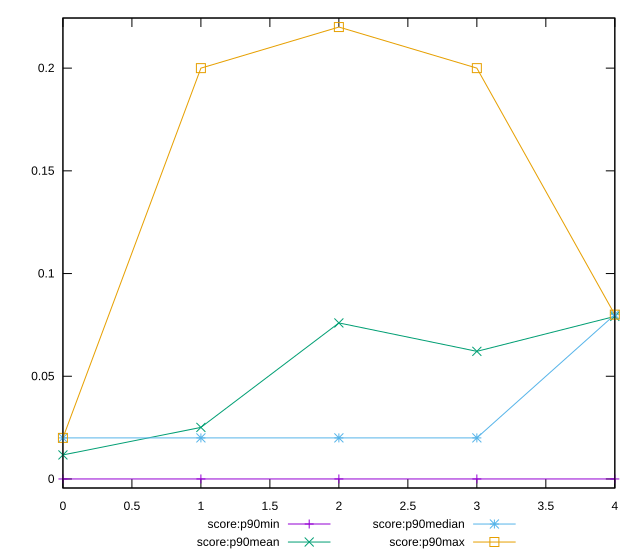

Generate this figure with gnuplot:
reset

$scoreP90Min <<EOF
0 0
1 0
2 0
3 0
4 0
EOF

$scoreP90Mean <<EOF
0 0.011702127659574475
1 0.02510638297872342
2 0.07595744680851053
3 0.062127659574468065
4 0.07914893617021282
EOF

$scoreP90Median <<EOF
0 0.02
1 0.02
2 0.02
3 0.02
4 0.08
EOF

$scoreP90Max <<EOF
0 0.02
1 0.2
2 0.22
3 0.2
4 0.08
EOF

set key outside below
set xrange [0:4]
set yrange [-0.0044:0.2244]
set trange [-0.0044:0.2244]
set terminal svg size 640, 560 enhanced background rgb 'white'
set output "report_00017_2021-02-10T15-08-03.406Z/cumulative-layout-shift/progression/score.svg"

plot $scoreP90Min title "score:p90min" with linespoints, \
     $scoreP90Mean title "score:p90mean" with linespoints, \
     $scoreP90Median title "score:p90median" with linespoints, \
     $scoreP90Max title "score:p90max" with linespoints

reset
